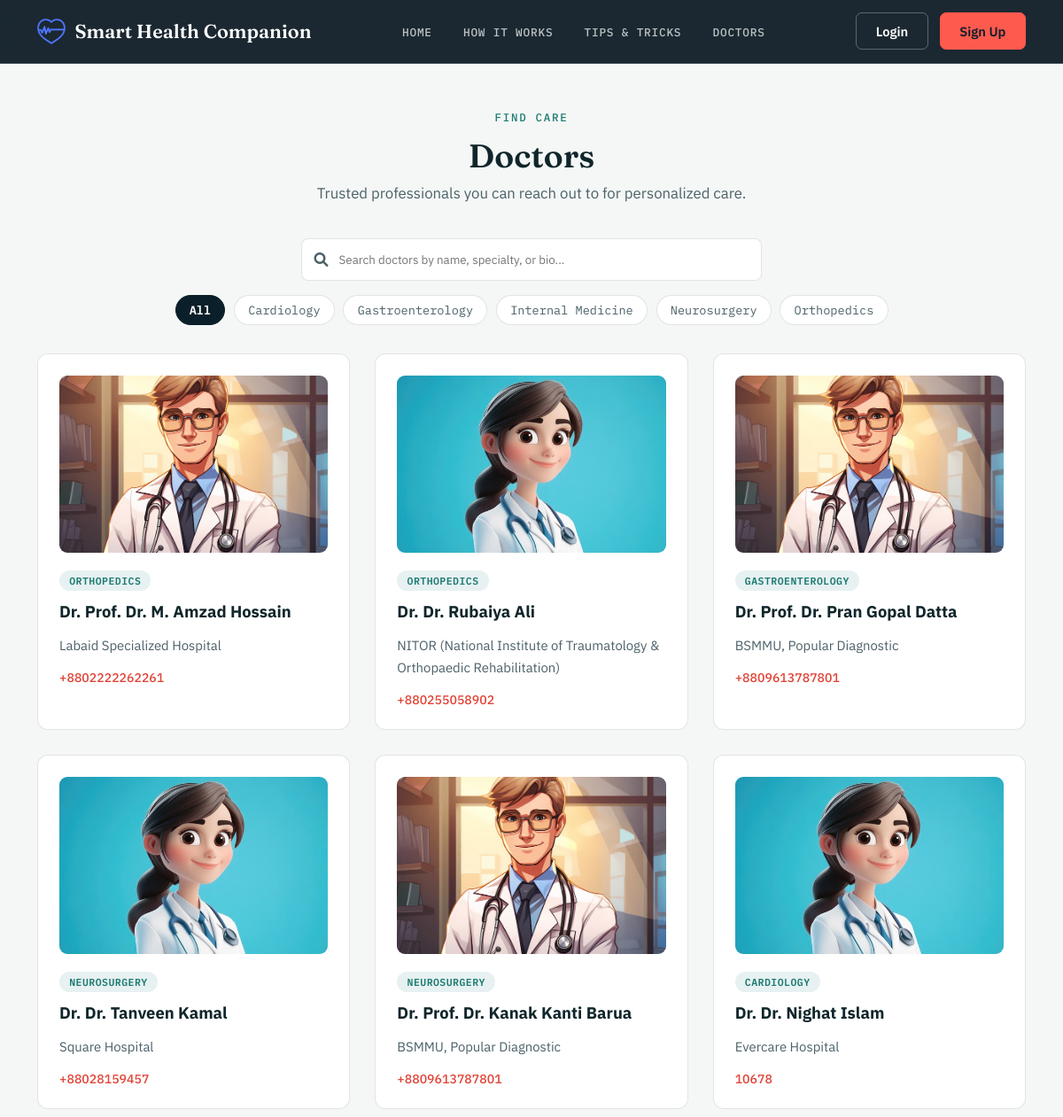
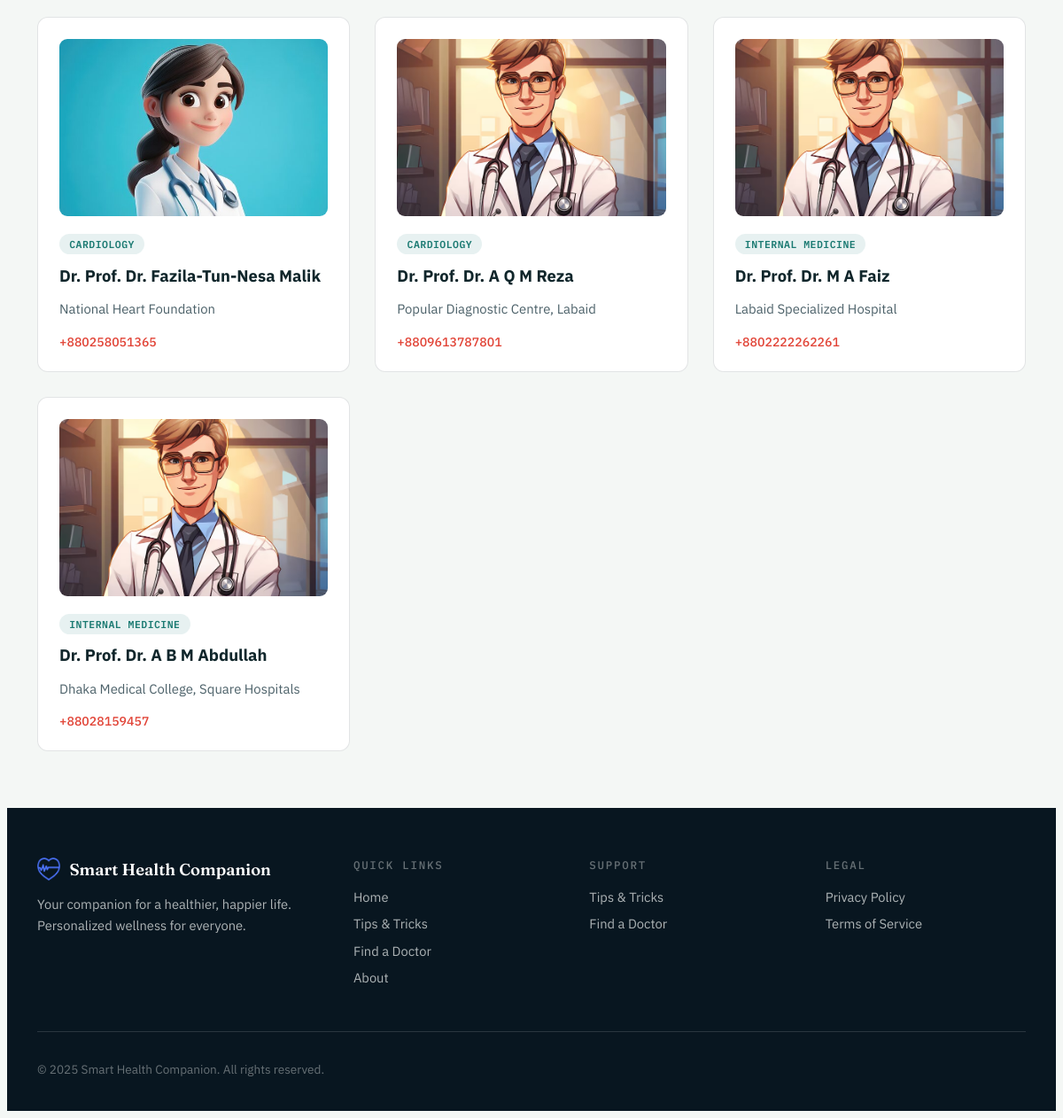
The app's page /doctors/ with its own data (2 pictures, top to bottom).
### mainapp/models.py (models this page shows, shortened)
class Doctor(models.Model):
    name = models.CharField(max_length=120)
    specialty = models.CharField(max_length=120)
    email = models.EmailField(blank=True)
    phone = models.CharField(max_length=30, blank=True)
    website = models.URLField(blank=True)
    bio = models.TextField(blank=True)
    photo = models.ImageField(upload_to="doctors/", blank=True, null=True)
    is_published = models.BooleanField(default=True)
    created_at = models.DateTimeField(auto_now_add=True)
    updated_at = models.DateTimeField(auto_now=True)
    class Meta:
        ordering = ["-created_at"]

### mainapp/views.py (the view)
# urls.py: path("doctors/", views.doctor_view, name="doctor"),
def doctor_view(request):
    doctors = Doctor.objects.filter(is_published=True)
    return render(request, "mainapp/doctor.html", {"doctors": doctors})

### mainapp/templates/mainapp/doctor.html (shortened to what this page needs)
{% load static %}
<!DOCTYPE html>
<html lang="en">
<head>
    <link href="https://cdnjs.cloudflare.com/ajax/libs/font-awesome/6.0.0/css/all.min.css" rel="stylesheet">
    <link href="{% static 'css/site.css' %}" rel="stylesheet">
</head>
<body>
    <header class="site-header">
        <nav class="site-nav">
            <a class="site-logo" href="{% url 'home' %}">
                <img src="{% static 'heart logo.png' %}" alt="Smart Health Companion Logo">
                Smart Health Companion
            </a>
            <ul class="site-nav-links">
                <li><a href="{% url 'home' %}">Home</a></li>
                <li><a href="{% url 'home' %}#how-it-works">How It Works</a></li>
                <li><a href="{% url 'tips_list' %}">Tips & Tricks</a></li>
                <li><a href="{% url 'doctor' %}">Doctors</a></li>
            </ul>
            <div class="site-auth-buttons">
                {% if request.user.is_authenticated %}
                    <a href="{% url 'dashboard' %}" class="btn btn-outline">Dashboard</a>
                    <a href="{% url 'logout' %}" class="btn btn-primary">Logout</a>
                {% else %}
                    <a href="{% url 'login' %}" class="btn btn-outline">Login</a>
                    <a href="{% url 'register' %}" class="btn btn-primary">Sign Up</a>
                {% endif %}
            </div>
        </nav>
    </header>
    <main class="container">
        <div class="page-header">
            <span class="eyebrow">Find care</span>
            <h1>Doctors</h1>
            <p>Trusted professionals you can reach out to for personalized care.</p>
        </div>
        {% if doctors %}
            <div class="controls">
                <div class="search">
                    <i class="fa fa-search icon"></i>
                    <input id="searchInput" type="text" placeholder="Search doctors by name, specialty, or bio..." aria-label="Search doctors">
                </div>
                <div class="chips" id="specialtyChips">
                </div>
            </div>
            <div class="grid" id="doctorsGrid">
                {% for doc in doctors %}
                    <div class="doc-card" data-specialty="{{ doc.specialty|lower }}" data-name="{{ doc.name|lower }}" data-bio="{{ doc.bio|default:''|striptags|lower }}">
                        {% if doc.photo %}
                            <img src="{{ doc.photo.url }}" alt="Dr. {{ doc.name }}">
                        {% endif %}
                        <span class="badge">{{ doc.specialty }}</span>
                        <h2 class="doc-title">Dr. {{ doc.name }}</h2>
                        {% if doc.bio %}
                            <p class="summary">{{ doc.bio }}</p>
                        {% endif %}
                        <div class="contact">
                            {% if doc.phone %}
                                <a href="tel:{{ doc.phone }}">{{ doc.phone }}</a>
                            {% endif %}
                        </div>
                    </div>
                {% endfor %}
            </div>
        {% else %}
            <div class="empty">No doctors added yet. Check back soon!</div>
        {% endif %}
    </main>
    <footer class="site-footer">
        <canvas class="particle-canvas" id="footerParticles" aria-hidden="true"></canvas>
        <div class="container">
            <div class="footer-content">
                <div class="footer-section">
                    <div class="footer-brand">
                        <img src="{% static 'heart logo.png' %}" alt="Smart Health Companion">
                        Smart Health Companion
                    </div>
                    <p class="footer-text">Your companion for a healthier, happier life. Personalized wellness for everyone.</p>
                </div>
                <div class="footer-section">
                    <span class="eyebrow">Quick Links</span>
                    <ul>
                        <li><a href="{% url 'home' %}">Home</a></li>
                        <li><a href="{% url 'tips_list' %}">Tips & Tricks</a></li>
                        <li><a href="{% url 'doctor' %}">Find a Doctor</a></li>
                        <li><a href="{% url 'about' %}">About</a></li>
                    </ul>
                </div>
                <div class="footer-section">
                    <span class="eyebrow">Support</span>
                    <ul>
                        <li><a href="{% url 'tips_list' %}">Tips & Tricks</a></li>
                        <li><a href="{% url 'doctor' %}">Find a Doctor</a></li>
                    </ul>
                </div>
                <div class="footer-section">
                    <span class="eyebrow">Legal</span>
                    <ul>
                        <li><a href="#privacy">Privacy Policy</a></li>
                        <li><a href="#terms">Terms of Service</a></li>
                    </ul>
                </div>
            </div>
            <div class="footer-bottom">
                <p>&copy; 2025 Smart Health Companion. All rights reserved.</p>
            </div>
        </div>
    </footer>
</body>
</html>

### mainapp/static/css/site.css (style rules this page uses)
:root { --navy: #0B1F2A; --navy-2: #123241; --navy-3: #081620; --paper: #F4F7F5; --paper-2: #E9EFEC; --ink: #10262B; --ink-soft: #4C6169; --coral: #FF5A4E; --coral-dark: #E14336; --teal: #1B7A72; --line-on-dark: rgba(244, 247, 245, 0.14); --line-on-light: rgba(16, 38, 43, 0.12); }
* { box-sizing: border-box; }
body { font-family: 'IBM Plex Sans', -apple-system, BlinkMacSystemFont, sans-serif; color: var(--ink); background: var(--paper); }
h1, h2, h3 { font-family: 'Fraunces', Georgia, serif; }
.eyebrow { font-family: 'IBM Plex Mono', monospace; font-size: 0.78rem; font-weight: 500; letter-spacing: 0.14em; text-transform: uppercase; }
a { color: inherit; }
.container { max-width: 1180px; margin: 0 auto; padding: 0 2rem; }
.site-header { position: fixed; top: 0; left: 0; right: 0; background: rgba(8, 22, 32, 0.92); backdrop-filter: blur(14px); border-bottom: 1px solid var(--line-on-dark); z-index: 1000; padding: 0.9rem 0; }
.site-nav { display: flex; justify-content: space-between; align-items: center; max-width: 1180px; margin: 0 auto; padding: 0 2rem; }
.site-logo { font-family: 'Fraunces', serif; font-size: 1.35rem; font-weight: 600; color: #fff; display: flex; align-items: center; gap: 0.65rem; text-decoration: none; }
.site-logo img { width: 32px; height: auto; }
.site-nav-links { display: flex; gap: 2.2rem; list-style: none; margin: 0; padding: 0; }
.site-nav-links a { text-decoration: none; color: rgba(244, 247, 245, 0.75); font-family: 'IBM Plex Mono', monospace; font-size: 0.8rem; font-weight: 500; letter-spacing: 0.06em; text-transform: uppercase; transition: color 0.25s ease; }
.site-auth-buttons { display: flex; gap: 0.8rem; align-items: center; }
.btn { padding: 0.65rem 1.35rem; border: 1.5px solid transparent; border-radius: 7px; font-family: 'IBM Plex Sans', sans-serif; font-weight: 600; font-size: 0.92rem; text-decoration: none; transition: all 0.25s ease; cursor: pointer; display: inline-flex; align-items: center; gap: 0.5rem; }
.btn-outline { background: transparent; border-color: rgba(244, 247, 245, 0.3); color: #fff; }
.btn-primary { background: var(--coral); color: #0B1F2A; border-color: var(--coral); }
.page-header { text-align: center; margin: 2.5rem 0 2.5rem; }
.page-header .eyebrow { color: var(--teal); margin-bottom: 0.8rem; display: block; }
.page-header h1 { font-size: 2.3rem; font-weight: 600; color: var(--ink); margin: 0 0 0.6rem; }
.page-header p { font-size: 1.05rem; color: var(--ink-soft); margin: 0; }
.site-footer { background: var(--navy-3); color: rgba(244, 247, 245, 0.7); padding: 3.5rem 0 1.5rem; position: relative; overflow: hidden; }
.site-footer .container { position: relative; z-index: 2; }
.particle-canvas { position: absolute; inset: 0; width: 100%; height: 100%; z-index: 1; pointer-events: none; display: block; }
.footer-content { display: grid; grid-template-columns: 1.4fr 1fr 1fr 1fr; gap: 2.5rem; margin-bottom: 2.5rem; }
.footer-brand { display: flex; align-items: center; gap: 0.65rem; margin-bottom: 0.9rem; font-family: 'Fraunces', serif; font-weight: 600; font-size: 1.15rem; color: #fff; }
.footer-brand img { width: 26px; height: 26px; }
.footer-text { line-height: 1.65; font-size: 0.92rem; margin: 0; }
.footer-section .eyebrow { color: rgba(244, 247, 245, 0.4); margin-bottom: 1.1rem; display: block; }
.footer-section ul { list-style: none; margin: 0; padding: 0; }
.footer-section ul li { margin-bottom: 0.65rem; }
.footer-section ul li a { text-decoration: none; font-size: 0.92rem; transition: color 0.25s ease; }
.footer-bottom { border-top: 1px solid var(--line-on-dark); padding-top: 1.25rem; font-size: 0.85rem; color: rgba(244, 247, 245, 0.4); }

### records on screen
Doctor: photo (picture), specialty "ORTHOPEDICS", name "Prof. Dr. M. Amzad Hossain", bio "Labaid Specialized Hospital", phone "+8802222262261"
Doctor: photo (picture), specialty "ORTHOPEDICS", name "Dr. Rubaiya Ali", bio "NITOR (National Institute of Traumatology & Orthopaedic Rehabilitation)", phone "+880255058902"
Doctor: photo (picture), specialty "GASTROENTEROLOGY", name "Prof. Dr. Pran Gopal Datta", bio "BSMMU, Popular Diagnostic", phone "+8809613787801"
Doctor: photo (picture), specialty "NEUROSURGERY", name "Dr. Tanveen Kamal", bio "Square Hospital", phone "+88028159457"
Doctor: photo (picture), specialty "NEUROSURGERY", name "Prof. Dr. Kanak Kanti Barua", bio "BSMMU, Popular Diagnostic", phone "+8809613787801"
Doctor: photo (picture), specialty "CARDIOLOGY", name "Dr. Nighat Islam", bio "Evercare Hospital", phone "10678"
Doctor: photo (picture), specialty "CARDIOLOGY", name "Prof. Dr. Fazila-Tun-Nesa Malik", bio "National Heart Foundation", phone "+880258051365"
Doctor: photo (picture), specialty "CARDIOLOGY", name "Prof. Dr. A Q M Reza", bio "Popular Diagnostic Centre, Labaid", phone "+8809613787801"
Doctor: photo (picture), specialty "INTERNAL MEDICINE", name "Prof. Dr. M A Faiz", bio "Labaid Specialized Hospital", phone "+8802222262261"
Doctor: photo (picture), specialty "INTERNAL MEDICINE", name "Prof. Dr. A B M Abdullah", bio "Dhaka Medical College, Square Hospitals", phone "+88028159457"
